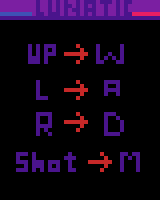

The image is a tile-based game level rendered from a .tmx file. Its description and complete source (layers, tilesets, objects, tile grids) follow:
An orthogonal 40x50 tile map with 4x4 px tiles, 1 tile layer (Capa de Patrones 1).

<map version="1.2" tiledversion="1.2.0" orientation="orthogonal" renderorder="right-down" width="40" height="50" tilewidth="4" tileheight="4" infinite="0" nextlayerid="2" nextobjectid="1">
 <tileset firstgid="1" source="tiles0.tsx" />
 <layer id="1" name="Capa de Patrones 1" width="40" height="50">
  <data encoding="csv">
13,13,13,13,13,13,13,13,13,14,13,13,14,13,14,13,14,13,13,14,13,14,14,14,13,14,14,14,13,14,13,14,14,13,13,13,13,13,13,13,
13,13,13,13,13,13,13,13,13,14,13,13,14,13,14,13,14,14,13,14,13,14,13,14,13,13,14,13,13,14,13,14,13,13,13,13,13,13,13,13,
13,13,13,13,13,13,13,13,13,14,13,13,14,13,14,13,14,13,14,14,13,14,14,14,13,13,14,13,13,14,13,14,13,13,13,13,13,13,13,13,
16,16,16,16,16,16,16,16,13,14,14,13,14,14,14,13,14,13,13,14,13,14,13,14,13,13,14,13,13,14,13,14,14,15,15,15,15,15,15,15,
14,14,14,14,14,14,14,14,14,14,14,14,14,14,14,14,14,14,14,14,14,14,14,14,14,14,14,14,14,14,14,14,14,14,14,14,14,14,14,14,
7,7,7,7,7,7,7,7,7,7,7,7,7,7,7,7,7,7,7,7,7,7,7,7,7,7,7,7,7,7,7,7,7,7,7,7,7,7,7,7,
7,7,7,7,7,7,7,7,7,7,7,7,7,7,7,7,7,7,7,7,7,7,7,7,7,7,7,7,7,7,7,7,7,7,7,7,7,7,7,7,
0,0,0,0,0,0,0,0,0,0,0,0,0,0,0,0,0,0,0,0,0,0,0,0,0,0,0,0,0,0,0,0,0,0,0,0,0,0,0,0,
0,0,0,0,0,0,0,0,0,0,0,0,0,0,0,0,0,0,0,0,0,0,0,0,0,0,0,0,0,0,0,0,0,0,0,0,0,0,0,0,
0,0,0,0,0,0,0,0,0,0,0,0,0,0,0,0,0,0,0,0,0,0,0,0,0,0,0,0,0,0,0,0,0,0,0,0,0,0,0,0,
0,0,0,0,0,0,0,0,0,0,0,0,0,0,0,0,0,0,0,0,0,0,0,0,0,0,0,0,0,0,0,0,0,0,0,0,0,0,0,0,
0,0,0,0,0,0,0,14,0,14,0,14,14,14,0,0,0,0,0,8,0,0,0,0,14,0,0,0,0,0,14,0,0,0,0,0,0,0,0,0,
0,0,0,0,0,0,0,14,0,14,0,14,0,14,0,0,0,0,0,0,8,0,0,0,14,0,0,0,0,0,14,0,0,0,0,0,0,0,0,0,
0,0,0,0,0,0,0,14,0,14,0,14,14,14,0,0,8,8,8,8,8,8,0,0,14,0,0,14,0,0,14,0,0,0,0,0,0,0,0,0,
0,0,0,0,0,0,0,14,14,14,0,14,0,0,0,0,0,0,0,0,8,0,0,0,14,0,14,0,14,0,14,0,0,0,0,0,0,0,0,0,
0,0,0,0,0,0,0,14,14,14,0,14,0,0,0,0,0,0,0,8,0,0,0,0,14,14,0,0,0,14,14,0,0,0,0,0,0,0,0,0,
0,0,0,0,0,0,0,0,0,0,0,0,0,0,0,0,0,0,0,0,0,0,0,0,0,0,0,0,0,0,0,0,0,0,0,0,0,0,0,0,
0,0,0,0,0,0,0,0,0,0,0,0,0,0,0,0,0,0,0,0,0,0,0,0,0,0,0,0,0,0,0,0,0,0,0,0,0,0,0,0,
0,0,0,0,0,0,0,0,0,0,0,0,0,0,0,0,0,0,0,0,0,0,0,0,0,0,0,0,0,0,0,0,0,0,0,0,0,0,0,0,
0,0,0,0,0,0,0,0,0,0,0,0,0,0,0,0,0,0,0,0,0,0,0,0,0,0,0,0,0,0,0,0,0,0,0,0,0,0,0,0,
0,0,0,0,0,0,0,0,0,14,0,0,0,0,0,0,0,0,0,8,0,0,0,0,0,0,14,14,14,14,0,0,0,0,0,0,0,0,0,0,
0,0,0,0,0,0,0,0,0,14,0,0,0,0,0,0,0,0,0,0,8,0,0,0,0,0,14,0,0,14,0,0,0,0,0,0,0,0,0,0,
0,0,0,0,0,0,0,0,0,14,0,0,0,0,0,0,8,8,8,8,8,8,0,0,0,0,14,14,14,14,0,0,0,0,0,0,0,0,0,0,
0,0,0,0,0,0,0,0,0,14,0,0,0,0,0,0,0,0,0,0,8,0,0,0,0,0,14,0,0,14,0,0,0,0,0,0,0,0,0,0,
0,0,0,0,0,0,0,0,0,14,14,14,0,0,0,0,0,0,0,8,0,0,0,0,0,0,0,0,0,0,0,0,0,0,0,0,0,0,0,0,
0,0,0,0,0,0,0,0,0,0,0,0,0,0,0,0,0,0,0,0,0,0,0,0,0,0,0,0,0,0,0,0,0,0,0,0,0,0,0,0,
0,0,0,0,0,0,0,0,0,0,0,0,0,0,0,0,0,0,0,0,0,0,0,0,0,0,0,0,0,0,0,0,0,0,0,0,0,0,0,0,
0,0,0,0,0,0,0,0,0,0,0,0,0,0,0,0,0,0,0,0,0,0,0,0,0,0,0,0,0,0,0,0,0,0,0,0,0,0,0,0,
0,0,0,0,0,0,0,0,0,14,14,14,14,0,0,0,0,0,0,8,0,0,0,0,0,0,14,14,14,0,0,0,0,0,0,0,0,0,0,0,
0,0,0,0,0,0,0,0,0,14,0,0,14,0,0,0,0,0,0,0,8,0,0,0,0,0,14,0,0,14,0,0,0,0,0,0,0,0,0,0,
0,0,0,0,0,0,0,0,0,14,0,0,14,0,0,0,8,8,8,8,8,8,0,0,0,0,14,0,0,0,14,0,0,0,0,0,0,0,0,0,
0,0,0,0,0,0,0,0,0,14,14,14,14,0,0,0,0,0,0,0,8,0,0,0,0,0,14,0,0,0,14,0,0,0,0,0,0,0,0,0,
0,0,0,0,0,0,0,0,0,14,0,14,0,0,0,0,0,0,0,8,0,0,0,0,0,0,14,0,0,0,14,0,0,0,0,0,0,0,0,0,
0,0,0,0,0,0,0,0,0,14,0,0,14,0,0,0,0,0,0,0,0,0,0,0,0,0,14,14,14,14,0,0,0,0,0,0,0,0,0,0,
0,0,0,0,0,0,0,0,0,0,0,0,0,0,0,0,0,0,0,0,0,0,0,0,0,0,0,0,0,0,0,0,0,0,0,0,0,0,0,0,
0,0,0,0,0,0,0,0,0,0,0,0,0,0,0,0,0,0,0,0,0,0,0,0,0,0,0,0,0,0,0,0,0,0,0,0,0,0,0,0,
0,0,0,0,0,0,0,0,0,0,0,0,0,0,0,0,0,0,0,0,0,0,0,0,0,0,0,0,0,0,0,0,0,0,0,0,0,0,0,0,
0,0,0,0,0,0,0,0,0,0,0,0,0,0,0,0,0,0,0,0,0,0,0,0,0,0,0,0,0,0,0,0,0,0,0,0,0,0,0,0,
0,0,0,0,14,14,14,0,14,0,0,0,0,0,0,0,0,14,0,0,0,0,0,0,0,8,0,0,0,0,14,14,0,14,14,0,0,0,0,0,
0,0,0,0,14,0,0,0,14,0,0,0,0,0,0,0,14,14,14,0,0,0,0,0,0,0,8,0,0,0,14,0,14,0,14,0,0,0,0,0,
0,0,0,0,14,14,14,0,14,14,14,0,14,14,14,0,0,14,0,0,0,0,8,8,8,8,8,8,0,0,14,0,0,0,14,0,0,0,0,0,
0,0,0,0,0,0,14,0,14,14,14,0,14,0,14,0,0,14,0,0,0,0,0,0,0,0,8,0,0,0,14,0,0,0,14,0,0,0,0,0,
0,0,0,0,14,14,14,0,14,0,14,0,14,14,14,0,0,14,14,0,0,0,0,0,0,8,0,0,0,0,14,0,0,0,14,0,0,0,0,0,
0,0,0,0,0,0,0,0,0,0,0,0,0,0,0,0,0,0,0,0,0,0,0,0,0,0,0,0,0,0,0,0,0,0,0,0,0,0,0,0,
0,0,0,0,0,0,0,0,0,0,0,0,0,0,0,0,0,0,0,0,0,0,0,0,0,0,0,0,0,0,0,0,0,0,0,0,0,0,0,0,
0,0,0,0,0,0,0,0,0,0,0,0,0,0,0,0,0,0,0,0,0,0,0,0,0,0,0,0,0,0,0,0,0,0,0,0,0,0,0,0,
0,0,0,0,0,0,0,0,0,0,0,0,0,0,0,0,0,0,0,0,0,0,0,0,0,0,0,0,0,0,0,0,0,0,0,0,0,0,0,0,
0,0,0,0,0,0,0,0,0,0,0,0,0,0,0,0,0,0,0,0,0,0,0,0,0,0,0,0,0,0,0,0,0,0,0,0,0,0,0,0,
0,0,0,0,0,0,0,0,0,0,0,0,0,0,0,0,0,0,0,0,0,0,0,0,0,0,0,0,0,0,0,0,0,0,0,0,0,0,0,0,
0,0,0,0,0,0,0,0,0,0,0,0,0,0,0,0,0,0,0,0,0,0,0,0,0,0,0,0,0,0,0,0,0,0,0,0,0,0,0,0
</data>
 </layer>
</map>
